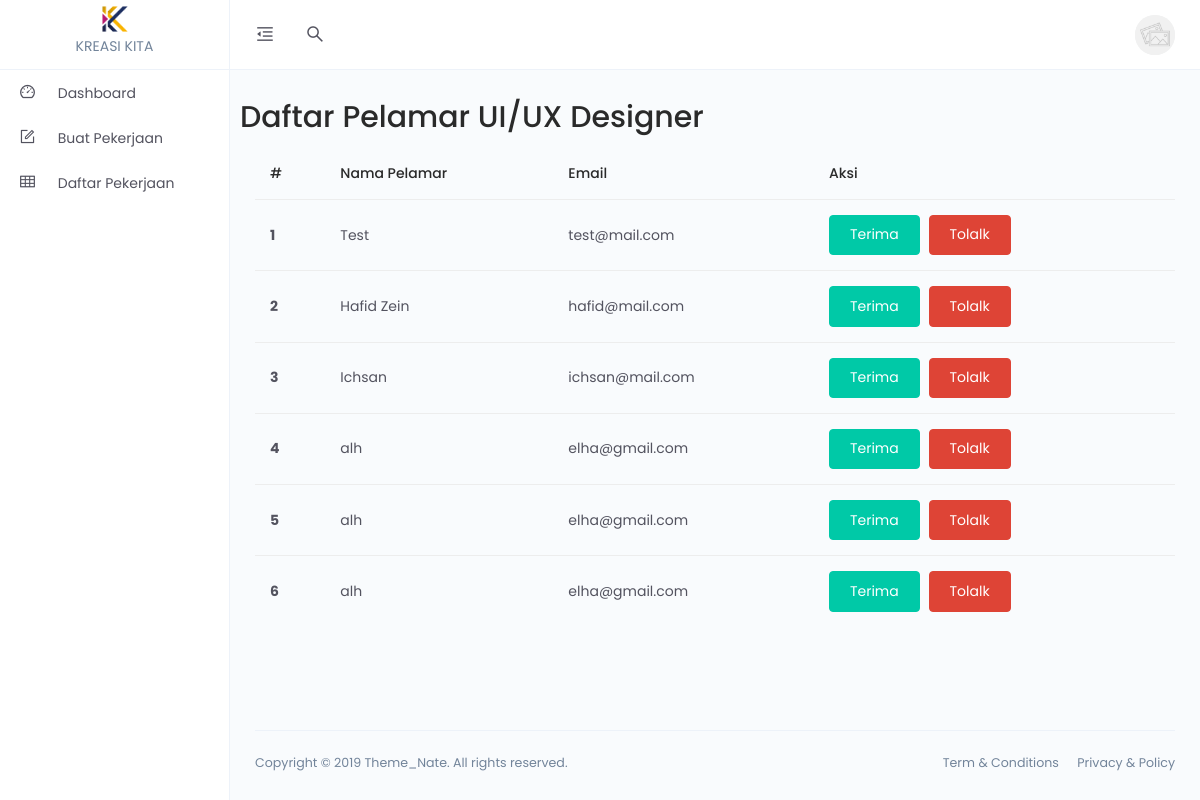
Page /user/detail-loker.php?id=4 (signed in) on the committed database.
### tables this page shows
CREATE TABLE `lamaran_pekerjaan` (
  `id` int(10) NOT NULL,
  `id_pelamar` int(10) NOT NULL,
  `id_pekerjaan` int(10) NOT NULL,
  `tgl_lamaran` datetime NOT NULL DEFAULT current_timestamp(),
  `status` enum('pending','diterima','ditolak') NOT NULL
);

CREATE TABLE `pengguna` (
  `id` int(10) NOT NULL,
  `nama_pengguna` varchar(100) NOT NULL,
  `username` varchar(50) NOT NULL,
  `email` varchar(100) NOT NULL,
  `kata_sandi` varchar(255) NOT NULL,
  `foto_profil` varchar(100) NOT NULL,
  `lokasi` varchar(255) NOT NULL,
  `level` enum('designer','client','admin') NOT NULL
);

### user/detail-loker.php (the view, shortened to what this page needs)
<!DOCTYPE html>
<html lang="en">
  <head>
    <link
      href="assets/vendors/bootstrap-datepicker/bootstrap-datepicker.min.css"
      rel="stylesheet"
    />
    <link href="assets/css/app.min.css" rel="stylesheet" />
  </head>
  <body>
    <div class="app">
      <div class="layout">
         <?php include('header.php');
        require_once('../config/koneksi.php');
        $id_pekerjaan = $_GET['id'];
        $sql = "SELECT pekerjaan.*, lamaran_pekerjaan.* , pengguna.*
        FROM lamaran_pekerjaan
        JOIN pengguna ON pengguna.id = lamaran_pekerjaan.id_pelamar
        JOIN pekerjaan ON pekerjaan.id_pekerjaan = lamaran_pekerjaan.id_pekerjaan
        WHERE pekerjaan.id_pekerjaan = '$id_pekerjaan'";
        $result = $conn->query($sql);
        $rows = $result->fetch_all(MYSQLI_ASSOC);
         ?>
        <?php include('side-navbar.php'); ?>
        <div class="page-container">
          <div class="main-content">
            <div class="row">
              <h1>Daftar Pelamar UI/UX Designer</h1>
              <div class="col-12">
                <div class="table-responsive">
                  <table class="table table-hover">
                    <thead>
                      <tr>
                        <th scope="col">#</th>
                        <th scope="col">Nama Pelamar</th>
                        <th scope="col">Email</th>
                        <th scope="col">Aksi</th>
                      </tr>
                    </thead>
                    <tbody>
                      <?php
                      $i = 0;
                      foreach($rows as $row):;
                      $i++;
                      ?>
                        <tr>
                          <th scope="row"><?= $i?></th>
                          <td><?= $row['nama_pengguna']?></td>
                          <td><?= $row['email']?> </td>
                          <td>
                            <button class="btn btn-success m-r-5">Terima</button>
                            <button class="btn btn-danger m-r-5">Tolalk</button>
                          </td>
                      </tr>
                      <?php endforeach;?>
                    </tbody>
                  </table>
                </div>
              </div>
            </div>
          </div>
          <footer class="footer">
            <div class="footer-content">
              <p class="m-b-0">
                Copyright © 2019 Theme_Nate. All rights reserved.
              </p>
              <span>
                <a href="" class="text-gray m-r-15">Term &amp; Conditions</a>
                <a href="" class="text-gray">Privacy &amp; Policy</a>
              </span>
            </div>
          </footer>
        </div>
      </div>
    </div>
  </body>
</html>

### rows in the picture
lamaran_pekerjaan: pengguna.nama_pengguna "Test", pengguna.email "test@mail.com"
lamaran_pekerjaan: pengguna.nama_pengguna "Hafid Zein", pengguna.email "hafid@mail.com"
lamaran_pekerjaan: pengguna.nama_pengguna "Ichsan", pengguna.email "ichsan@mail.com"
lamaran_pekerjaan: pengguna.nama_pengguna "alh", pengguna.email "elha@gmail.com"
lamaran_pekerjaan: pengguna.nama_pengguna "alh", pengguna.email "elha@gmail.com"
lamaran_pekerjaan: pengguna.nama_pengguna "alh", pengguna.email "elha@gmail.com"
